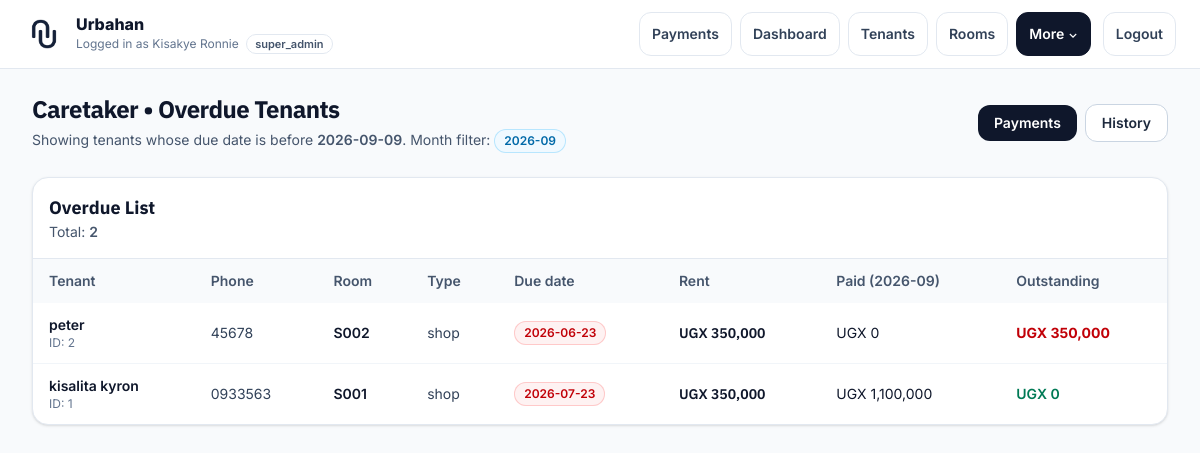
Page /public/caretaker_overdue.php (signed in) on the earlier database version.
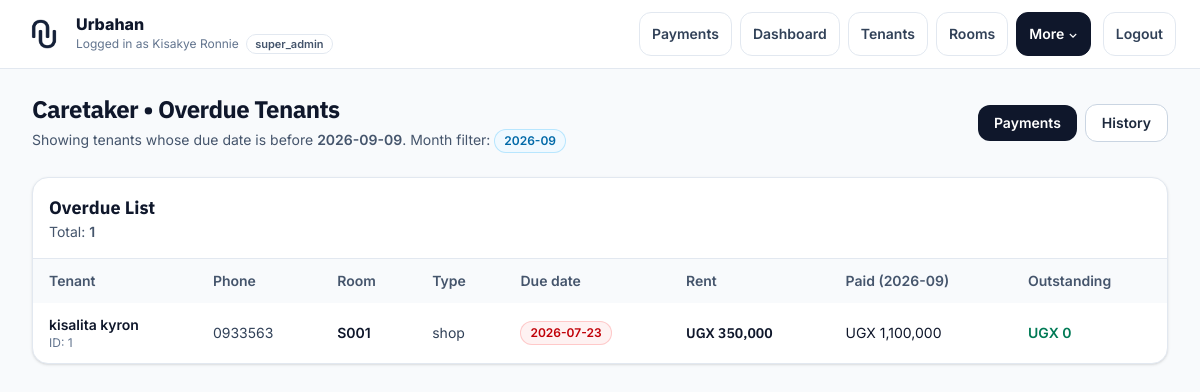
Same page on the later database version.
### tables this page shows
CREATE TABLE "tenants" (
    id INTEGER PRIMARY KEY AUTOINCREMENT,

    admin_id INTEGER NOT NULL,
    room_id INTEGER,

    full_name TEXT NOT NULL,
    phone TEXT,
    email TEXT,

    move_in_date DATE,
    exit_date DATE,

    status TEXT DEFAULT 'active',

    rent_due_date DATE,
    rent_due_day INTEGER,
    monthly_rent REAL,

    created_at DATETIME,
    updated_at DATETIME
);

### core/helpers.php (called while the page is built, shortened)
<?php
if (!function_exists('e')) {
    function e($v): string
    {
        return htmlspecialchars((string)($v ?? ''), ENT_QUOTES | ENT_SUBSTITUTE, 'UTF-8');
    }
}
?>

### public/caretaker_overdue.php (the view, shortened to what the changed rows need)
<?php
function money($v): string { return number_format((float)$v, 0); }
function current_admin_id(): int
{
    if (isset($_SESSION['admin']['id'])) return (int)$_SESSION['admin']['id'];
    return (int)($_SESSION['admin_id'] ?? 0);
}
function chip(string $label, string $tone): string
{
    $map = [
        'slate' => 'bg-slate-100 text-slate-700 ring-slate-200',
        'green' => 'bg-emerald-50 text-emerald-700 ring-emerald-200',
        'amber' => 'bg-amber-50 text-amber-700 ring-amber-200',
        'red'   => 'bg-red-50 text-red-700 ring-red-200',
        'blue'  => 'bg-sky-50 text-sky-700 ring-sky-200',
    ];
    $cls = $map[$tone] ?? $map['slate'];
    return '<span class="inline-flex items-center rounded-full px-2.5 py-1 text-xs font-semibold ring-1 ring-inset '.$cls.'">'.e($label).'</span>';
}
$pdo = getDB();
$admin_id = current_admin_id();
$month = date('Y-m');
$today = date('Y-m-d');
$sql = "
    SELECT
        t.id,
        t.full_name,
        t.phone,
        t.status,
        t.rent_due_date,
        r.room_number,
        rt.name AS room_type,
        COALESCE(
            NULLIF(t.monthly_rent, 0),
            NULLIF(r.monthly_rent, 0),
            rt.default_monthly_rent,
            0
        ) AS monthly_rent_effective,
        COALESCE(SUM(p.amount), 0) AS paid_this_month,
        MAX(
            0,
            COALESCE(
                NULLIF(t.monthly_rent, 0),
                NULLIF(r.monthly_rent, 0),
                rt.default_monthly_rent,
                0
            ) - COALESCE(SUM(p.amount), 0)
        ) AS outstanding_balance
    FROM tenants t
    LEFT JOIN rooms r ON r.id = t.room_id
    LEFT JOIN room_types rt ON rt.id = r.room_type_id
    LEFT JOIN payments p
        ON p.tenant_id = t.id
        AND strftime('%Y-%m', p.payment_date) = :month
    WHERE t.admin_id = :admin_id
      AND LOWER(t.status) = 'active'
      AND t.rent_due_date IS NOT NULL
      AND t.rent_due_date <> ''
      AND date(t.rent_due_date) < date(:today)
    GROUP BY
        t.id, t.full_name, t.phone, t.status, t.rent_due_date, t.monthly_rent,
        r.room_number, r.monthly_rent,
        rt.name, rt.default_monthly_rent
    ORDER BY date(t.rent_due_date) ASC, t.full_name ASC
";
$stmt = $pdo->prepare($sql);
$stmt->execute([
    ':admin_id' => $admin_id,
    ':month'    => $month,
    ':today'    => $today,
]);
$rows = $stmt->fetchAll(PDO::FETCH_ASSOC) ?: [];
?>
<!doctype html>
<html lang="en">
<head>
  <link rel="stylesheet" href="assets/css/tailwind.css">
</head>
<body class="min-h-screen bg-slate-50 text-slate-900">
  <main class="mx-auto max-w-7xl px-4 sm:px-6 lg:px-8 py-6">
    <div class="mb-6 flex flex-col gap-3 sm:flex-row sm:items-center sm:justify-between">
      <div>
        <h1 class="text-2xl font-bold tracking-tight font-alt">Caretaker • Overdue Tenants</h1>
          Month filter: <?= chip($month, 'blue') ?>
      </div>
    </div>
    <div class="rounded-2xl border border-slate-200 bg-white shadow-sm overflow-hidden">
      <div class="px-4 py-4 border-b border-slate-200 flex items-center justify-between">
        <div>
          <h2 class="text-lg font-bold font-alt">Overdue List</h2>
          <p class="text-sm text-slate-600">
            Total: <span class="font-semibold"><?= (int)count($rows) ?></span>
          </p>
        </div>
      </div>
      <div class="overflow-x-auto">
        <table class="min-w-full text-sm">
          <thead class="bg-slate-50 text-slate-600">
            <tr>
              <th class="px-4 py-3 text-left font-semibold">Tenant</th>
              <th class="px-4 py-3 text-left font-semibold">Phone</th>
              <th class="px-4 py-3 text-left font-semibold">Room</th>
              <th class="px-4 py-3 text-left font-semibold">Type</th>
              <th class="px-4 py-3 text-left font-semibold">Due date</th>
              <th class="px-4 py-3 text-left font-semibold">Rent</th>
              <th class="px-4 py-3 text-left font-semibold">Paid (<?= e($month) ?>)</th>
              <th class="px-4 py-3 text-left font-semibold">Outstanding</th>
            </tr>
          </thead>
          <tbody class="divide-y divide-slate-100">
            <?php foreach ($rows as $t): ?>
              <?php
                $out = (float)($t['outstanding_balance'] ?? 0);
                $paid = (float)($t['paid_this_month'] ?? 0);
                $rent = (float)($t['monthly_rent_effective'] ?? 0);
                $due = (string)($t['rent_due_date'] ?? '');
                $dueChip = $due ? chip($due, 'red') : chip('—', 'slate');
                $outChip = ($out > 0)
                    ? '<span class="font-bold text-red-700">UGX '.e(money($out)).'</span>'
                    : '<span class="font-semibold text-emerald-700">UGX 0</span>';
              ?>
              <tr class="hover:bg-slate-50">
                <td class="px-4 py-3">
                  <div class="font-semibold"><?= e($t['full_name'] ?? '') ?></div>
                  <div class="text-xs text-slate-500">ID: <?= (int)$t['id'] ?></div>
                </td>
                <td class="px-4 py-3 text-slate-700"><?= e($t['phone'] ?? '') ?></td>
                <td class="px-4 py-3 font-semibold"><?= e($t['room_number'] ?? '-') ?></td>
                <td class="px-4 py-3 text-slate-700"><?= e($t['room_type'] ?? '-') ?></td>
                <td class="px-4 py-3"><?= $dueChip ?></td>
                <td class="px-4 py-3 font-semibold font-alt">UGX <?= e(money($rent)) ?></td>
                <td class="px-4 py-3">UGX <?= e(money($paid)) ?></td>
                <td class="px-4 py-3"><?= $outChip ?></td>
              </tr>
            <?php endforeach; ?>
          </tbody>
        </table>
      </div>
    </div>
  </main>
</body>
</html>

Differences in the rows shown:
no longer on this page (row edited): tenants: full_name "peter", id "2", phone "45678", room_number "S002", room_type "shop", rent_due_date "2026-06-23", rent "350,000", paid "0", out "350,000"
Other differences:
count($rows): "2" → "1"
